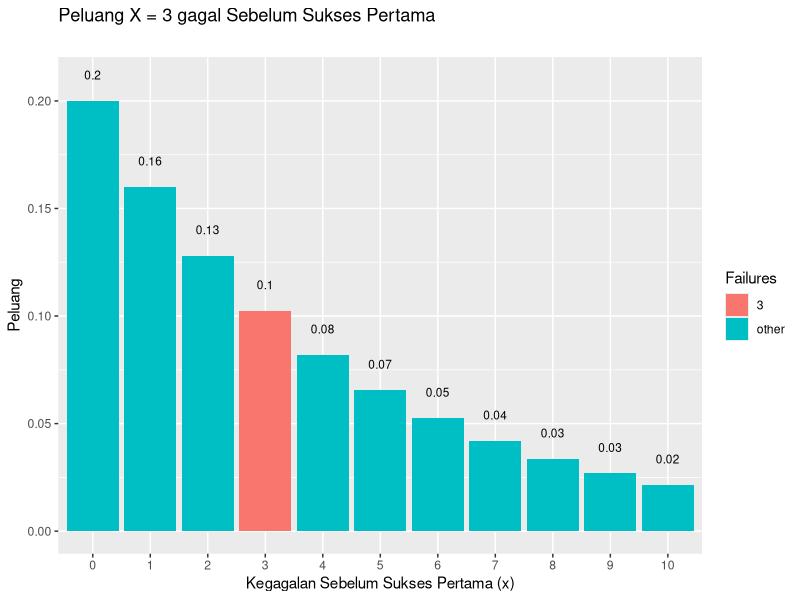

This figure's R source:
# 1a

p = 0.20
n = 3
x <- dgeom(x = n, prob = p)
print(x)

# 1b

mean(rgeom(n = 10000, prob = p) == 3)

# 1d

library(dplyr)
library(ggplot2)

data.frame(x = 0:10, prob = dgeom(x = 0:10, prob = p)) %>%
  mutate(Failures = ifelse(x == n, n, "other")) %>%
  ggplot(aes(x = factor(x), y = prob, fill = Failures)) +
  geom_col() +
  geom_text(
    aes(label = round(prob,2), y = prob + 0.01),
    position = position_dodge(0.9),
    size = 3,
    vjust = 0
  ) +
  labs(title = "Peluang X = 3 gagal Sebelum Sukses Pertama",
       subtitle = "",
       x = "Kegagalan Sebelum Sukses Pertama (x)",
       y = "Peluang") 

# 1e

# mean
(1-p)/p

#variance

(1-p)/(p^2)
